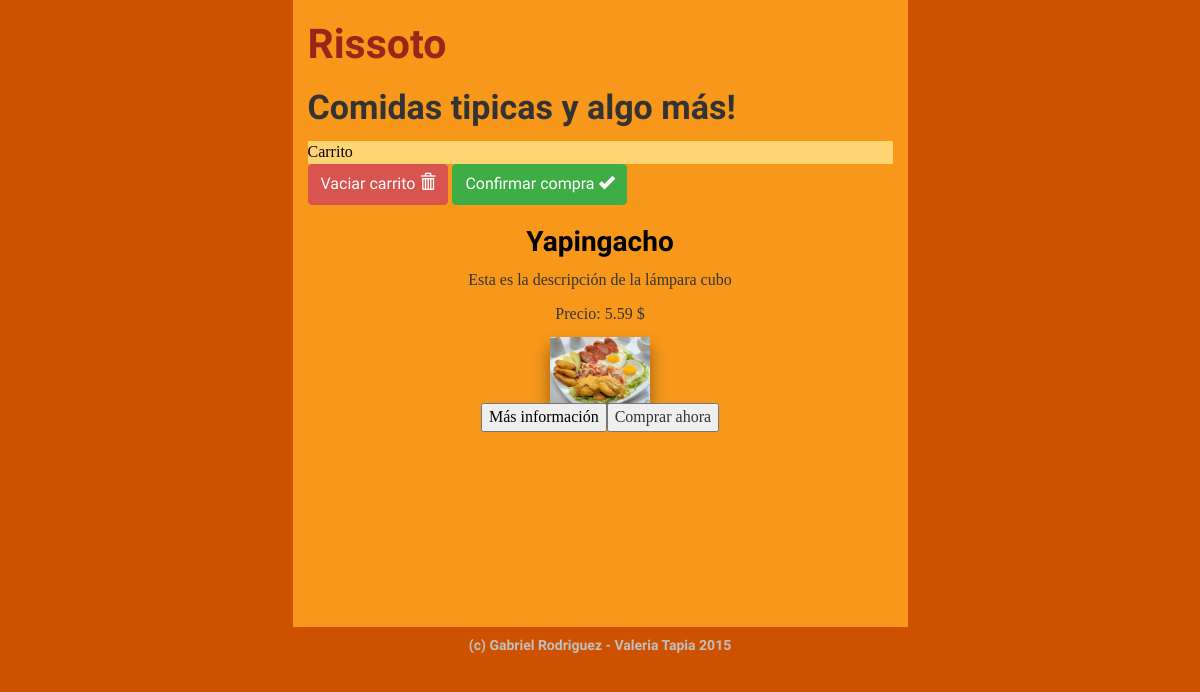
The app's page /producto.php?id=2, older data.
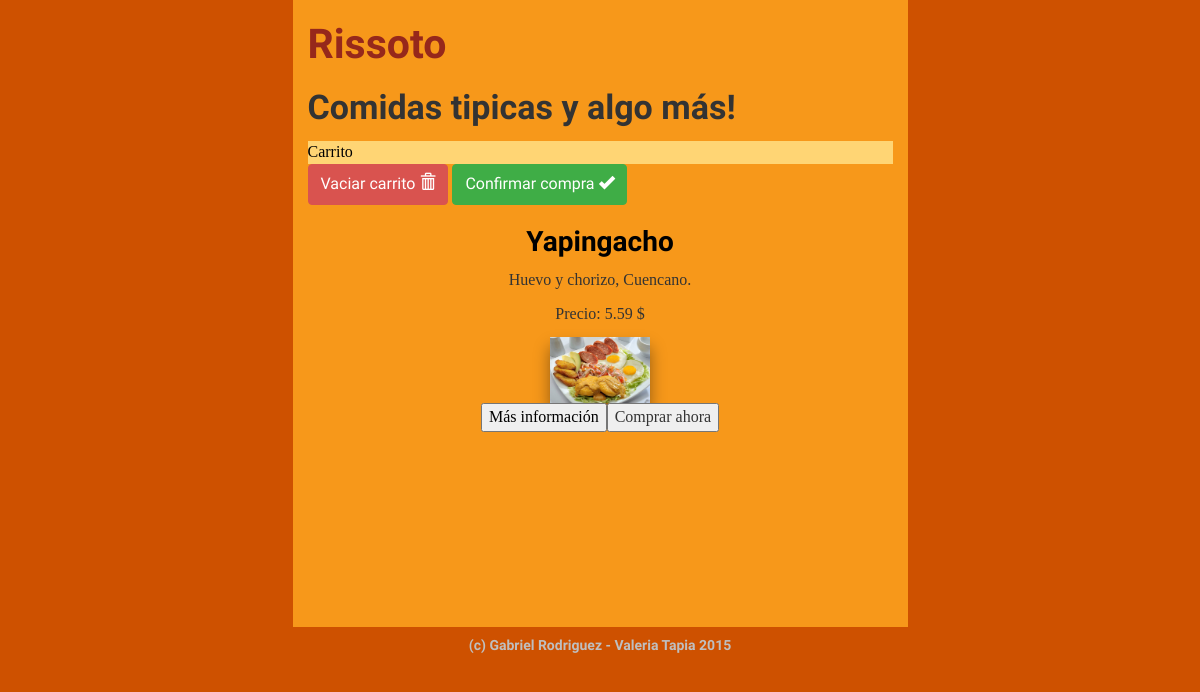
The same page, newer data.
### tables this page shows
CREATE TABLE `productos` (
  `id` int(100) NOT NULL AUTO_INCREMENT,
  `nombre` varchar(255) DEFAULT NULL,
  `descripcion` varchar(255) DEFAULT NULL,
  `precio` decimal(30,2) DEFAULT NULL,
  `existencias` int(255) DEFAULT NULL,
  `tipo` varchar(30) DEFAULT NULL,
  `activado` tinyint(1) DEFAULT NULL,
  PRIMARY KEY (`id`)
);

### producto.php (the view, shortened to what this page needs)
<?php include "php/cabecera.inc" ?>
<?php include "php/config.inc" ?>
<?php
$conexion = mysqli_connect($servidor,$usuario,$contrasena,$basededatos);
mysqli_set_charset($conexion, "utf8");
$peticion = "SELECT * FROM productos WHERE id=".$_GET['id']." LIMIT 1";
$resultado = mysqli_query($conexion, $peticion);
echo '<div class="row">';
	echo "<article>";
while($fila = mysqli_fetch_array($resultado)) {
	echo "<a href='producto.php?id=".$fila['id']."'><h3>".$fila['nombre']."</h3></a>";
	echo "<p>".$fila['descripcion']."</p>";
	echo "<p>Precio: ".$fila['precio']." $</p>";
	$peticion2 = "SELECT * FROM imagenesproductos WHERE idproducto = ".$fila['id']."";
	$resultado2 = mysqli_query($conexion, $peticion2);
	while($fila2 = mysqli_fetch_array($resultado2)) {
		echo "<img src='images/".$fila2['imagen']."' width=100px>";
	}
	echo "<br>";
	echo "<a href='producto.php?id=".$fila['id']."'><button>Más información</button></a>";
	echo "<button>Comprar ahora</button>";
}
echo "</article>";
	echo "</div>";
?>
<?php include "php/piedepagina.inc" ?>

Row changes from the older to the newer data that the page shows:
changed productos "Yapingacho": descripcion "Esta es la descripción de la lámpara cubo" → "Huevo y chorizo, Cuencano."
